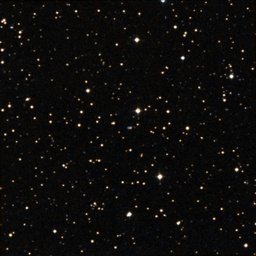
#> input picture Sets/training/trainYes/00 12 06.75 +47 04 10.3.jpg, 256 x 256 px, shrunk from 768 x 768 before the run, found by its file name; its folder holds 4 pictures in this run
$ jupyter execute Recoloring.ipynb
#> lines starting #> are read from the running program, lines starting #| are printed output that depends on the picture
# Image processing in Python

## Recoloring

Given an image we want to transform the pixels into pure red, green, blue, black or white color and store the result in a file.

[cell 1]
from PIL import Image, ImageDraw
import os

There will be more than one image to process so we will loop through a directory and process every jpg file.

[cell 2]
directory = 'trainYes'

Pixel group membership is defined by the minimum distance between the values of a pixel and a group.
Returns a group identifier, known groups are: 'red', 'green', 'blue', 'black' and 'white'.

Distance is defined as a lambda expression that represents the [Manhattan distance](https://en.wikipedia.org/wiki/Taxicab_geometry) between two points.

[cell 3]
def colorgroup(pixel):
    groups = {  'red' : (255,   0,   0),
              'green' : (  0, 255,   0),
               'blue' : (  0,   0, 255),
              'black' : (  0,   0,   0),
              'white' : (255, 255, 255)}

    dist = lambda p1,p2: abs(p1[0] - p2[0]) + abs(p1[1] - p2[1]) + abs(p1[2] - p2[2])

    res = {}
    for c,v in groups.items():
        res[c] = dist(pixel,v)
    return min(res, key = res.get)

Once an image is selected the processing loops through every pixel and classifies them into red, green, blue, black or white. Meanwhile another image will be generated using the pure tonality.

[cell 4]
def process(file):
#> called with file = '00 12 06.75 +47 04 10.3.jpg'
    im = Image.open('{0}/{1}'.format(directory,file)).convert('RGB')
#> im is the input picture: PIL image 256x256 RGB; mean R, G, B 13.1, 12.1, 10.9
    imtrans = Image.new('RGB',im.size)
#> imtrans: PIL image 256x256 RGB; every value is 0

    d = ImageDraw.Draw(imtrans) #Drawing context

    width,height = im.size
#> width = 256; height = 256
    for w in range(width):
        for h in range(height):
            d.point((w,h), colorgroup(im.getpixel((w,h))))

    imtrans.save('{0}/{1}_T.png'.format(directory,file[:-4]), "PNG")
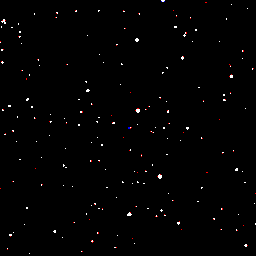
#> saved as 00 12 06.75 +47 04 10.3_T.png: PIL image 256x256 RGB; mean R, G, B 2.2, 1.8, 1.8

Now that images can be processed is time to determine which files in the directory are .jpg and process them.

The transformed version will be stored in the same directory but appending '_T'.

[cell 5]
encdir = os.fsencode(directory)
for file in os.listdir(encdir):
    fname = os.fsdecode(file)
    if not fname.endswith(".jpg"):
        continue
    process(fname)
#> pass 2 of the loop `for file in os.listdir(encdir):`:
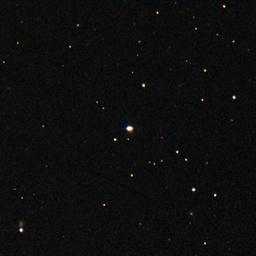
#> input picture Sets/training/trainYes/00 23 39.87 +03 56 33.1.jpg, 256 x 256 px, shrunk from 768 x 768 before the run, found by its file name
#> in process, im is the input picture: PIL image 256x256 RGB; mean R, G, B 13.3, 13.6, 14.2
#> in process (call 2), `imtrans.save('{0}/{1}_T.png'.format(directory,file[:-4]), "PNG")`:
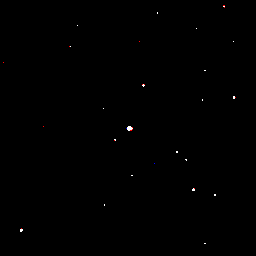
#> saved as 00 23 39.87 +03 56 33.1_T.png: PIL image 256x256 RGB; mean R, G, B 0.4, 0.3, 0.3
#> pass 3 of the loop `for file in os.listdir(encdir):`:
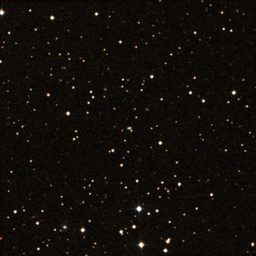
#> input picture Sets/training/trainYes/00 35 10.51 +42 19 44.9.jpg, 256 x 256 px, shrunk from 768 x 768 before the run, found by its file name
#> in process, im is the input picture: PIL image 256x256 RGB; mean R, G, B 17.6, 13.6, 9.4
#> in process (call 3), `imtrans.save('{0}/{1}_T.png'.format(directory,file[:-4]), "PNG")`:
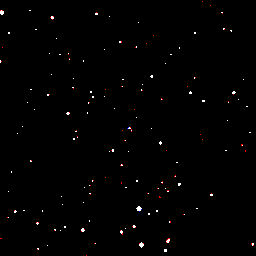
#> saved as 00 35 10.51 +42 19 44.9_T.png: PIL image 256x256 RGB; mean R, G, B 1.8, 1.4, 1.5
#> the loop made 4 passes; the first 3 are shown
